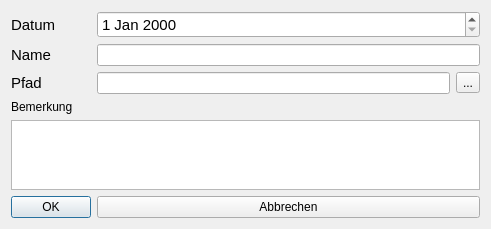
<?xml version="1.0" encoding="UTF-8"?>
<ui version="4.0">
 <class>Neuer_Arbeitsplatz</class>
 <widget class="QDialog" name="Neuer_Arbeitsplatz">
  <property name="geometry">
   <rect>
    <x>0</x>
    <y>0</y>
    <width>491</width>
    <height>223</height>
   </rect>
  </property>
  <property name="windowTitle">
   <string>Neuer Arbeitsplatz</string>
  </property>
  <layout class="QGridLayout" name="gridLayout">
   <item row="0" column="0">
    <widget class="QLabel" name="label_4">
     <property name="font">
      <font>
       <pointsize>11</pointsize>
      </font>
     </property>
     <property name="text">
      <string>Datum</string>
     </property>
    </widget>
   </item>
   <item row="0" column="1" colspan="2">
    <widget class="QDateEdit" name="dateEdit">
     <property name="font">
      <font>
       <pointsize>11</pointsize>
      </font>
     </property>
    </widget>
   </item>
   <item row="1" column="0">
    <widget class="QLabel" name="label_2">
     <property name="font">
      <font>
       <pointsize>11</pointsize>
      </font>
     </property>
     <property name="text">
      <string>Name</string>
     </property>
    </widget>
   </item>
   <item row="1" column="1" colspan="2">
    <widget class="QLineEdit" name="lineEdit"/>
   </item>
   <item row="2" column="0">
    <widget class="QLabel" name="label">
     <property name="font">
      <font>
       <pointsize>11</pointsize>
      </font>
     </property>
     <property name="text">
      <string>Pfad</string>
     </property>
    </widget>
   </item>
   <item row="2" column="1">
    <widget class="QLineEdit" name="lineEdit_2"/>
   </item>
   <item row="2" column="2">
    <widget class="QToolButton" name="toolButton">
     <property name="text">
      <string>...</string>
     </property>
    </widget>
   </item>
   <item row="3" column="0">
    <widget class="QLabel" name="label_3">
     <property name="text">
      <string>Bemerkung</string>
     </property>
    </widget>
   </item>
   <item row="4" column="0" colspan="3">
    <widget class="QPlainTextEdit" name="plainTextEdit"/>
   </item>
   <item row="5" column="0">
    <widget class="QPushButton" name="pushButton">
     <property name="text">
      <string>OK</string>
     </property>
    </widget>
   </item>
   <item row="5" column="1" colspan="2">
    <widget class="QPushButton" name="pushButton_2">
     <property name="text">
      <string>Abbrechen</string>
     </property>
    </widget>
   </item>
  </layout>
 </widget>
 <resources/>
 <connections/>
</ui>
